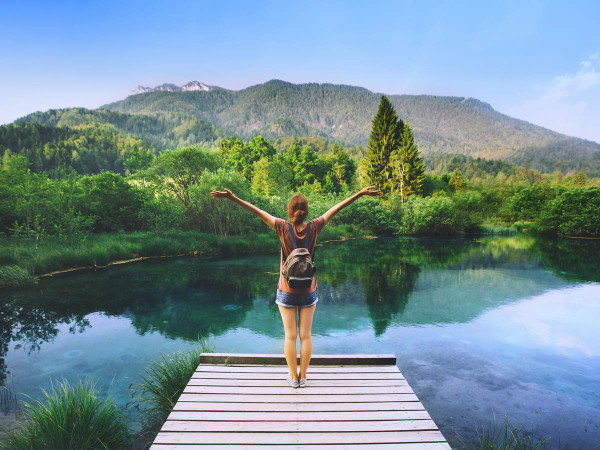
#> input picture nature.jpg, 600 x 450 px
$ python edge.py
#> lines starting #> are read from the running program, lines starting #| are printed output that depends on the picture; after the words box and inside, x2 and y2 are one past the last pixel; in counts of white or black regions, pixels touching at a corner belong together
# imports
import cv2
import numpy as np

# loading images and converting them to grayscale
image = cv2.imread('nature.jpg')
#> image is the input picture: shape (450, 600, 3); mean B, G, R 147.9, 141.5, 116.6
image = cv2.cvtColor(image, cv2.COLOR_BGR2GRAY)
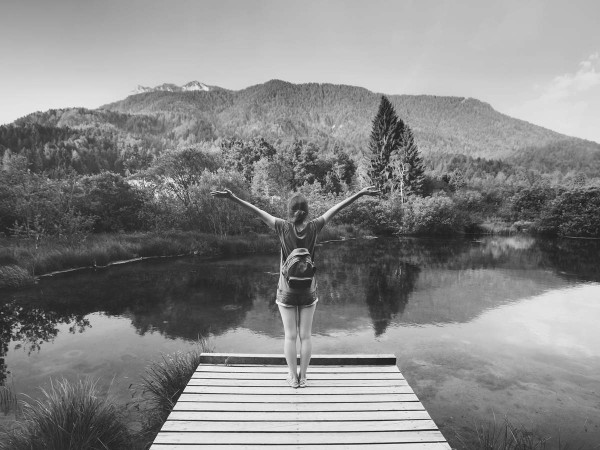
#> image: shape (450, 600); min 24, max 249, mean 134.8

# performing the edge detection
gradients_sobelx = cv2.Sobel(image, -1, 1, 0)
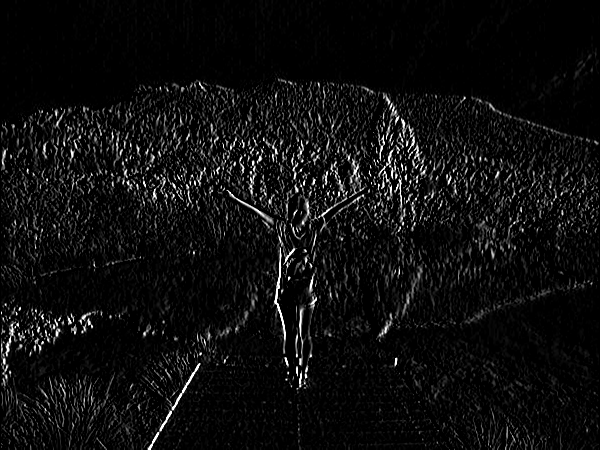
#> gradients_sobelx: shape (450, 600); min 0, max 255, mean 14.4
gradients_sobely = cv2.Sobel(image, -1, 0, 1)
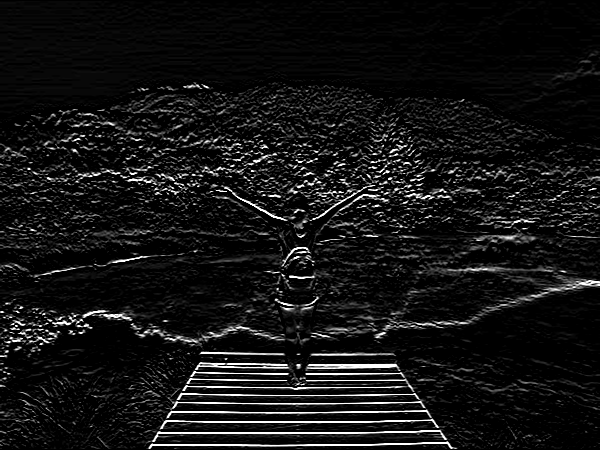
#> gradients_sobely: shape (450, 600); min 0, max 255, mean 19.9
gradients_sobelxy = cv2.addWeighted(gradients_sobelx, 0.5, gradients_sobely, 0.5, 0)
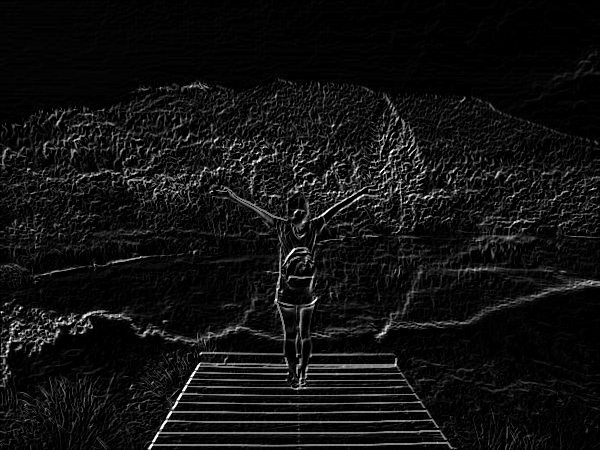
#> gradients_sobelxy: shape (450, 600); min 0, max 255, mean 17.1

gradients_laplacian = cv2.Laplacian(image, -1)
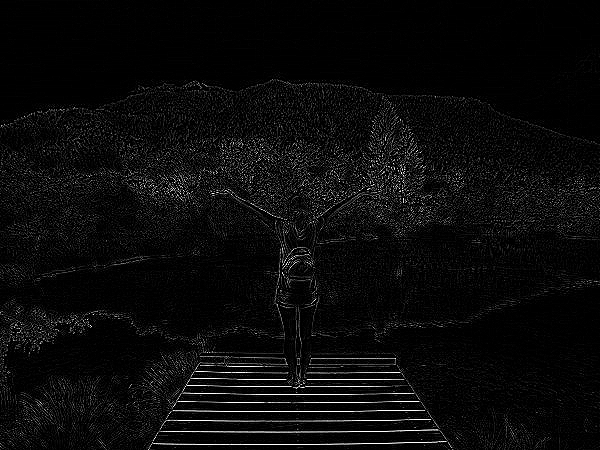
#> gradients_laplacian: shape (450, 600); min 0, max 255, mean 10.8

canny_output = cv2.Canny(image, 80, 150)
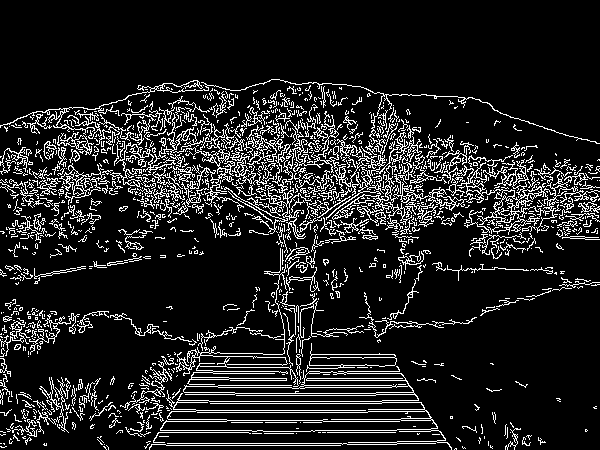
#> canny_output: shape (450, 600); 12.8% white in thin lines or dots, all inside (x1, y1, x2, y2) = (0, 79, 600, 450)

# display images
cv2.imshow('canny', canny_output)
cv2.imshow('gradients_laplacian', gradients_laplacian)
cv2.imshow('gradients_sobelx', gradients_sobelx)
cv2.imshow('gradients_sobely', gradients_sobely)
cv2.imshow('gradients_sobelxy', gradients_sobelxy)


cv2.waitKey(0)
cv2.destroyAllWindows()
